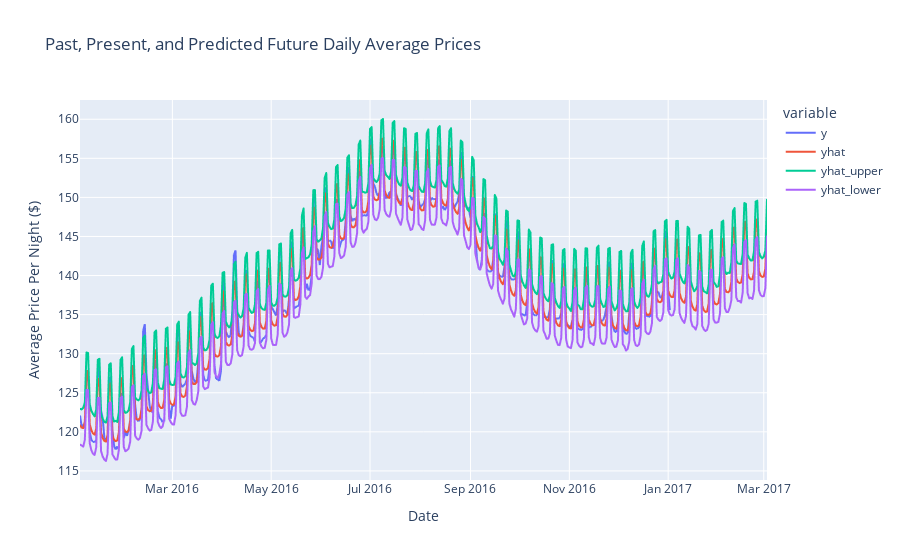

Notebook cell for this chart:
### Code cell
px.line(previous_future_prices,
        labels={'value':'Average Price Per Night ($)', 'ds':'Date'},
        title="Past, Present, and Predicted Future Daily Average Prices")

### Figure 1 — Plotly figure (JSON) as saved in the notebook; plotly's stock layout.template omitted (floating-point values rounded to 4 significant figures; data arrays with more than 128 entries replaced by an {"elided": "..."} marker saying what was removed)
{"data": [{"hovertemplate": "variable=y<br>Date=%{x}<br>Average Price Per Night ($)=%{y}<extra></extra>", "legendgroup": "y", "line": {"color": "#636efa", "dash": "solid"}, "mode": "lines", "name": "y", "showlegend": true, "type": "scattergl", "x": {"elided": "425 str values"}, "xaxis": "x", "y": {"elided": "425 float values"}, "yaxis": "y"}, {"hovertemplate": "variable=yhat<br>Date=%{x}<br>Average Price Per Night ($)=%{y}<extra></extra>", "legendgroup": "yhat", "line": {"color": "#EF553B", "dash": "solid"}, "mode": "lines", "name": "yhat", "showlegend": true, "type": "scattergl", "x": {"elided": "425 str values"}, "xaxis": "x", "y": {"elided": "425 float values"}, "yaxis": "y"}, {"hovertemplate": "variable=yhat_upper<br>Date=%{x}<br>Average Price Per Night ($)=%{y}<extra></extra>", "legendgroup": "yhat_upper", "line": {"color": "#00cc96", "dash": "solid"}, "mode": "lines", "name": "yhat_upper", "showlegend": true, "type": "scattergl", "x": {"elided": "425 str values"}, "xaxis": "x", "y": {"elided": "425 float values"}, "yaxis": "y"}, {"hovertemplate": "variable=yhat_lower<br>Date=%{x}<br>Average Price Per Night ($)=%{y}<extra></extra>", "legendgroup": "yhat_lower", "line": {"color": "#ab63fa", "dash": "solid"}, "mode": "lines", "name": "yhat_lower", "showlegend": true, "type": "scattergl", "x": {"elided": "425 str values"}, "xaxis": "x", "y": {"elided": "425 float values"}, "yaxis": "y"}], "layout": {"legend": {"title": {"text": "variable"}, "tracegroupgap": 0}, "title": {"text": "Past, Present, and Predicted Future Daily Average Prices"}, "xaxis": {"anchor": "y", "domain": [0, 1], "title": {"text": "Date"}}, "yaxis": {"anchor": "x", "domain": [0, 1], "title": {"text": "Average Price Per Night ($)"}}}}
